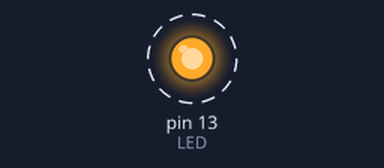
Simulated run of this sketch. Board: Arduino Uno, built with avr-gcc and run on an emulated ATmega328P. On the bench: output pins drawn as LEDs (lit = HIGH). Dashed ring = blinking. What the sketch prints to the serial monitor is not drawn.

Above: at 0.5 s.
Timing chart, 0 to 4.6 s (numbered marks = the images above):
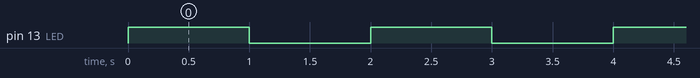

Measured:
- by itself, pin 13 (LED): alternates HIGH for 1.0 s and LOW for 1.0 s

The sketch:

PR001_How_to_output.ino
```cpp
const int LED = 13;

void setup() {
  pinMode(LED, OUTPUT);
  Serial.begin(9600);
}

void loop() {
  Serial.println("HIGH");
  digitalWrite(LED, HIGH);
  delay(1000);
  Serial.println("LOW");
  digitalWrite(LED, LOW);
  delay(1000);
}
```
